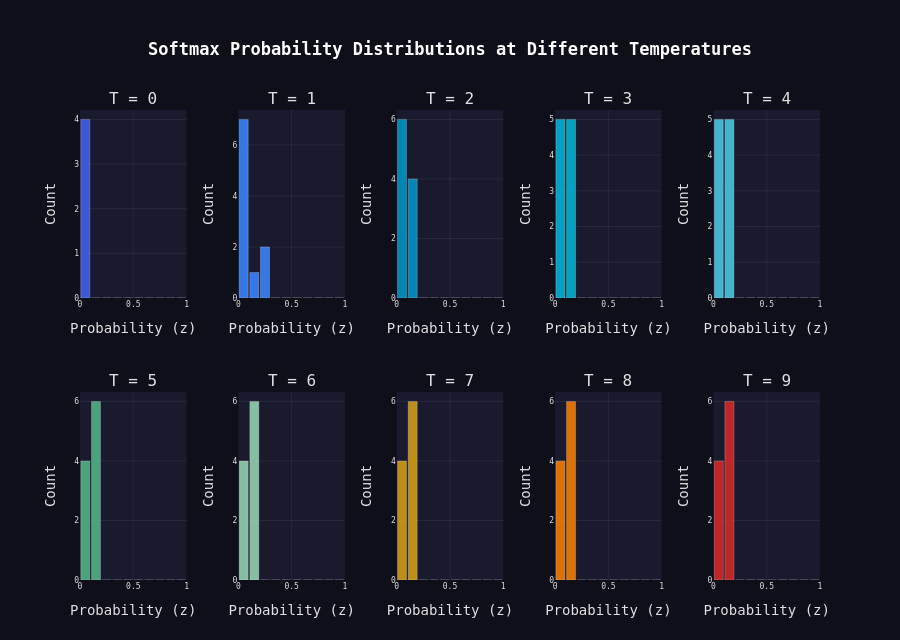

This figure's notebook cell:
### Code cell
import plotly.graph_objects as go
from plotly.subplots import make_subplots
import numpy as np

unique_temps = softmax_df['temperature'].unique()[:10]

# Blue → teal → green → amber → red gradient across temperatures
colors = [
    '#4361ee', '#3a86ff', '#0096c7', '#00b4d8',
    '#48cae4', '#52b788', '#95d5b2', '#d4a017',
    '#f77f00', '#d62828'
]

fig = make_subplots(
    rows=2, cols=5,
    subplot_titles=[f'T = {t}' for t in unique_temps],
    horizontal_spacing=0.07,
    vertical_spacing=0.2
)

bins = np.linspace(0, 1, 11)

for i, t in enumerate(unique_temps):
    row = i // 5 + 1
    col = i % 5 + 1

    z_vals = np.array(softmax_df[softmax_df['temperature'] == t]['z = y / sum(y)'].values[0])
    counts, edges = np.histogram(z_vals, bins=bins)
    bin_centers = (edges[:-1] + edges[1:]) / 2

    mean_z   = z_vals.mean()
    std_z    = z_vals.std()
    entropy  = -np.sum(z_vals * np.log(z_vals + 1e-10))
    max_z    = z_vals.max()
    min_z    = z_vals.min()
    dominant = int(np.argmax(z_vals))

    hover_texts = [
        f'<b>Bin:</b> [{edges[j]:.2f}, {edges[j+1]:.2f})<br>'
        f'<b>Count:</b> {counts[j]}<br>'
        f'──────────────<br>'
        f'<b>Temperature:</b> {t}<br>'
        f'<b>Mean z:</b> {mean_z:.4f}<br>'
        f'<b>Std z:</b> {std_z:.4f}<br>'
        f'<b>Max z:</b> {max_z:.4f} (token {dominant})<br>'
        f'<b>Min z:</b> {min_z:.4f}<br>'
        f'<b>Entropy:</b> {entropy:.4f} nats'
        for j in range(len(counts))
    ]

    fig.add_trace(
        go.Bar(
            x=bin_centers,
            y=counts,
            width=0.085,
            marker=dict(
                color=colors[i],
                line=dict(color='rgba(255,255,255,0.25)', width=1),
                opacity=0.88,
            ),
            hovertext=hover_texts,
            hoverinfo='text',
            name=f'T={t}',
            showlegend=False,
        ),
        row=row, col=col
    )

fig.update_layout(
    title=dict(
        text='<b>Softmax Probability Distributions at Different Temperatures</b>',
        font=dict(size=17, color='white'),
        x=0.5,
        xanchor='center',
    ),
    height=640,
    paper_bgcolor='#0f0f1a',
    plot_bgcolor='#1a1a2e',
    font=dict(color='#e0e0e0', family='monospace'),
    hoverlabel=dict(
        bgcolor='#1e1e3f',
        bordercolor='#4361ee',
        font=dict(color='white', size=12),
    ),
    margin=dict(t=110, b=60),
)

fig.update_xaxes(
    title_text='Probability (z)',
    range=[0, 1],
    tickfont=dict(size=8),
    gridcolor='rgba(255,255,255,0.06)',
    zeroline=False,
)
fig.update_yaxes(
    title_text='Count',
    tickfont=dict(size=8),
    gridcolor='rgba(255,255,255,0.06)',
    zeroline=False,
)

fig.show()

### Figure 1 — Plotly figure (JSON) as saved in the notebook; plotly's stock layout.template omitted (floating-point values rounded to 4 significant figures)
{"data": [{"hoverinfo": "text", "hovertext": ["<b>Bin:</b> [0.00, 0.10)<br><b>Count:</b> 4<br>──────────────<br><b>Temperature:</b> 0<br><b>Mean z:</b> nan<br><b>Std z:</b> nan<br><b>Max z:</b> nan (token 0)<br><b>Min z:</b> nan<br><b>Entropy:</b> nan nats", "<b>Bin:</b> [0.10, 0.20)<br><b>Count:</b> 0<br>──────────────<br><b>Temperature:</b> 0<br><b>Mean z:</b> nan<br><b>Std z:</b> nan<br><b>Max z:</b> nan (token 0)<br><b>Min z:</b> nan<br><b>Entropy:</b> nan nats", "<b>Bin:</b> [0.20, 0.30)<br><b>Count:</b> 0<br>──────────────<br><b>Temperature:</b> 0<br><b>Mean z:</b> nan<br><b>Std z:</b> nan<br><b>Max z:</b> nan (token 0)<br><b>Min z:</b> nan<br><b>Entropy:</b> nan nats", "<b>Bin:</b> [0.30, 0.40)<br><b>Count:</b> 0<br>──────────────<br><b>Temperature:</b> 0<br><b>Mean z:</b> nan<br><b>Std z:</b> nan<br><b>Max z:</b> nan (token 0)<br><b>Min z:</b> nan<br><b>Entropy:</b> nan nats", "<b>Bin:</b> [0.40, 0.50)<br><b>Count:</b> 0<br>──────────────<br><b>Temperature:</b> 0<br><b>Mean z:</b> nan<br><b>Std z:</b> nan<br><b>Max z:</b> nan (token 0)<br><b>Min z:</b> nan<br><b>Entropy:</b> nan nats", "<b>Bin:</b> [0.50, 0.60)<br><b>Count:</b> 0<br>──────────────<br><b>Temperature:</b> 0<br><b>Mean z:</b> nan<br><b>Std z:</b> nan<br><b>Max z:</b> nan (token 0)<br><b>Min z:</b> nan<br><b>Entropy:</b> nan nats", "<b>Bin:</b> [0.60, 0.70)<br><b>Count:</b> 0<br>──────────────<br><b>Temperature:</b> 0<br><b>Mean z:</b> nan<br><b>Std z:</b> nan<br><b>Max z:</b> nan (token 0)<br><b>Min z:</b> nan<br><b>Entropy:</b> nan nats", "<b>Bin:</b> [0.70, 0.80)<br><b>Count:</b> 0<br>──────────────<br><b>Temperature:</b> 0<br><b>Mean z:</b> nan<br><b>Std z:</b> nan<br><b>Max z:</b> nan (token 0)<br><b>Min z:</b> nan<br><b>Entropy:</b> nan nats", "<b>Bin:</b> [0.80, 0.90)<br><b>Count:</b> 0<br>──────────────<br><b>Temperature:</b> 0<br><b>Mean z:</b> nan<br><b>Std z:</b> nan<br><b>Max z:</b> nan (token 0)<br><b>Min z:</b> nan<br><b>Entropy:</b> nan nats", "<b>Bin:</b> [0.90, 1.00)<br><b>Count:</b> 0<br>──────────────<br><b>Temperature:</b> 0<br><b>Mean z:</b> nan<br><b>Std z:</b> nan<br><b>Max z:</b> nan (token 0)<br><b>Min z:</b> nan<br><b>Entropy:</b> nan nats"], "marker": {"color": "#4361ee", "line": {"color": "rgba(255,255,255,0.25)", "width": 1}, "opacity": 0.88}, "name": "T=0", "showlegend": false, "type": "bar", "width": 0.085, "x": [0.05, 0.15, 0.25, 0.35, 0.45, 0.55, 0.65, 0.75, 0.85, 0.95], "xaxis": "x", "y": [4, 0, 0, 0, 0, 0, 0, 0, 0, 0], "yaxis": "y"}, {"hoverinfo": "text", "hovertext": ["<b>Bin:</b> [0.00, 0.10)<br><b>Count:</b> 7<br>──────────────<br><b>Temperature:</b> 1<br><b>Mean z:</b> 0.1000<br><b>Std z:</b> 0.0729<br><b>Max z:</b> 0.2432 (token 6)<br><b>Min z:</b> 0.0314<br><b>Entropy:</b> 2.0653 nats", "<b>Bin:</b> [0.10, 0.20)<br><b>Count:</b> 1<br>──────────────<br><b>Temperature:</b> 1<br><b>Mean z:</b> 0.1000<br><b>Std z:</b> 0.0729<br><b>Max z:</b> 0.2432 (token 6)<br><b>Min z:</b> 0.0314<br><b>Entropy:</b> 2.0653 nats", "<b>Bin:</b> [0.20, 0.30)<br><b>Count:</b> 2<br>──────────────<br><b>Temperature:</b> 1<br><b>Mean z:</b> 0.1000<br><b>Std z:</b> 0.0729<br><b>Max z:</b> 0.2432 (token 6)<br><b>Min z:</b> 0.0314<br><b>Entropy:</b> 2.0653 nats", "<b>Bin:</b> [0.30, 0.40)<br><b>Count:</b> 0<br>──────────────<br><b>Temperature:</b> 1<br><b>Mean z:</b> 0.1000<br><b>Std z:</b> 0.0729<br><b>Max z:</b> 0.2432 (token 6)<br><b>Min z:</b> 0.0314<br><b>Entropy:</b> 2.0653 nats", "<b>Bin:</b> [0.40, 0.50)<br><b>Count:</b> 0<br>──────────────<br><b>Temperature:</b> 1<br><b>Mean z:</b> 0.1000<br><b>Std z:</b> 0.0729<br><b>Max z:</b> 0.2432 (token 6)<br><b>Min z:</b> 0.0314<br><b>Entropy:</b> 2.0653 nats", "<b>Bin:</b> [0.50, 0.60)<br><b>Count:</b> 0<br>──────────────<br><b>Temperature:</b> 1<br><b>Mean z:</b> 0.1000<br><b>Std z:</b> 0.0729<br><b>Max z:</b> 0.2432 (token 6)<br><b>Min z:</b> 0.0314<br><b>Entropy:</b> 2.0653 nats", "<b>Bin:</b> [0.60, 0.70)<br><b>Count:</b> 0<br>──────────────<br><b>Temperature:</b> 1<br><b>Mean z:</b> 0.1000<br><b>Std z:</b> 0.0729<br><b>Max z:</b> 0.2432 (token 6)<br><b>Min z:</b> 0.0314<br><b>Entropy:</b> 2.0653 nats", "<b>Bin:</b> [0.70, 0.80)<br><b>Count:</b> 0<br>──────────────<br><b>Temperature:</b> 1<br><b>Mean z:</b> 0.1000<br><b>Std z:</b> 0.0729<br><b>Max z:</b> 0.2432 (token 6)<br><b>Min z:</b> 0.0314<br><b>Entropy:</b> 2.0653 nats", "<b>Bin:</b> [0.80, 0.90)<br><b>Count:</b> 0<br>──────────────<br><b>Temperature:</b> 1<br><b>Mean z:</b> 0.1000<br><b>Std z:</b> 0.0729<br><b>Max z:</b> 0.2432 (token 6)<br><b>Min z:</b> 0.0314<br><b>Entropy:</b> 2.0653 nats", "<b>Bin:</b> [0.90, 1.00)<br><b>Count:</b> 0<br>──────────────<br><b>Temperature:</b> 1<br><b>Mean z:</b> 0.1000<br><b>Std z:</b> 0.0729<br><b>Max z:</b> 0.2432 (token 6)<br><b>Min z:</b> 0.0314<br><b>Entropy:</b> 2.0653 nats"], "marker": {"color": "#3a86ff", "line": {"color": "rgba(255,255,255,0.25)", "width": 1}, "opacity": 0.88}, "name": "T=1", "showlegend": false, "type": "bar", "width": 0.085, "x": [0.05, 0.15, 0.25, 0.35, 0.45, 0.55, 0.65, 0.75, 0.85, 0.95], "xaxis": "x2", "y": [7, 1, 2, 0, 0, 0, 0, 0, 0, 0], "yaxis": "y2"}, {"hoverinfo": "text", "hovertext": ["<b>Bin:</b> [0.00, 0.10)<br><b>Count:</b> 6<br>──────────────<br><b>Temperature:</b> 2<br><b>Mean z:</b> 0.1000<br><b>Std z:</b> 0.0359<br><b>Max z:</b> 0.1657 (token 6)<br><b>Min z:</b> 0.0595<br><b>Entropy:</b> 2.2412 nats", "<b>Bin:</b> [0.10, 0.20)<br><b>Count:</b> 4<br>──────────────<br><b>Temperature:</b> 2<br><b>Mean z:</b> 0.1000<br><b>Std z:</b> 0.0359<br><b>Max z:</b> 0.1657 (token 6)<br><b>Min z:</b> 0.0595<br><b>Entropy:</b> 2.2412 nats", "<b>Bin:</b> [0.20, 0.30)<br><b>Count:</b> 0<br>──────────────<br><b>Temperature:</b> 2<br><b>Mean z:</b> 0.1000<br><b>Std z:</b> 0.0359<br><b>Max z:</b> 0.1657 (token 6)<br><b>Min z:</b> 0.0595<br><b>Entropy:</b> 2.2412 nats", "<b>Bin:</b> [0.30, 0.40)<br><b>Count:</b> 0<br>──────────────<br><b>Temperature:</b> 2<br><b>Mean z:</b> 0.1000<br><b>Std z:</b> 0.0359<br><b>Max z:</b> 0.1657 (token 6)<br><b>Min z:</b> 0.0595<br><b>Entropy:</b> 2.2412 nats", "<b>Bin:</b> [0.40, 0.50)<br><b>Count:</b> 0<br>──────────────<br><b>Temperature:</b> 2<br><b>Mean z:</b> 0.1000<br><b>Std z:</b> 0.0359<br><b>Max z:</b> 0.1657 (token 6)<br><b>Min z:</b> 0.0595<br><b>Entropy:</b> 2.2412 nats", "<b>Bin:</b> [0.50, 0.60)<br><b>Count:</b> 0<br>──────────────<br><b>Temperature:</b> 2<br><b>Mean z:</b> 0.1000<br><b>Std z:</b> 0.0359<br><b>Max z:</b> 0.1657 (token 6)<br><b>Min z:</b> 0.0595<br><b>Entropy:</b> 2.2412 nats", "<b>Bin:</b> [0.60, 0.70)<br><b>Count:</b> 0<br>──────────────<br><b>Temperature:</b> 2<br><b>Mean z:</b> 0.1000<br><b>Std z:</b> 0.0359<br><b>Max z:</b> 0.1657 (token 6)<br><b>Min z:</b> 0.0595<br><b>Entropy:</b> 2.2412 nats", "<b>Bin:</b> [0.70, 0.80)<br><b>Count:</b> 0<br>──────────────<br><b>Temperature:</b> 2<br><b>Mean z:</b> 0.1000<br><b>Std z:</b> 0.0359<br><b>Max z:</b> 0.1657 (token 6)<br><b>Min z:</b> 0.0595<br><b>Entropy:</b> 2.2412 nats", "<b>Bin:</b> [0.80, 0.90)<br><b>Count:</b> 0<br>──────────────<br><b>Temperature:</b> 2<br><b>Mean z:</b> 0.1000<br><b>Std z:</b> 0.0359<br><b>Max z:</b> 0.1657 (token 6)<br><b>Min z:</b> 0.0595<br><b>Entropy:</b> 2.2412 nats", "<b>Bin:</b> [0.90, 1.00)<br><b>Count:</b> 0<br>──────────────<br><b>Temperature:</b> 2<br><b>Mean z:</b> 0.1000<br><b>Std z:</b> 0.0359<br><b>Max z:</b> 0.1657 (token 6)<br><b>Min z:</b> 0.0595<br><b>Entropy:</b> 2.2412 nats"], "marker": {"color": "#0096c7", "line": {"color": "rgba(255,255,255,0.25)", "width": 1}, "opacity": 0.88}, "name": "T=2", "showlegend": false, "type": "bar", "width": 0.085, "x": [0.05, 0.15, 0.25, 0.35, 0.45, 0.55, 0.65, 0.75, 0.85, 0.95], "xaxis": "x3", "y": [6, 4, 0, 0, 0, 0, 0, 0, 0, 0], "yaxis": "y3"}, {"hoverinfo": "text", "hovertext": ["<b>Bin:</b> [0.00, 0.10)<br><b>Count:</b> 5<br>──────────────<br><b>Temperature:</b> 3<br><b>Mean z:</b> 0.1000<br><b>Std z:</b> 0.0237<br><b>Max z:</b> 0.1420 (token 6)<br><b>Min z:</b> 0.0717<br><b>Entropy:</b> 2.2755 nats", "<b>Bin:</b> [0.10, 0.20)<br><b>Count:</b> 5<br>──────────────<br><b>Temperature:</b> 3<br><b>Mean z:</b> 0.1000<br><b>Std z:</b> 0.0237<br><b>Max z:</b> 0.1420 (token 6)<br><b>Min z:</b> 0.0717<br><b>Entropy:</b> 2.2755 nats", "<b>Bin:</b> [0.20, 0.30)<br><b>Count:</b> 0<br>──────────────<br><b>Temperature:</b> 3<br><b>Mean z:</b> 0.1000<br><b>Std z:</b> 0.0237<br><b>Max z:</b> 0.1420 (token 6)<br><b>Min z:</b> 0.0717<br><b>Entropy:</b> 2.2755 nats", "<b>Bin:</b> [0.30, 0.40)<br><b>Count:</b> 0<br>──────────────<br><b>Temperature:</b> 3<br><b>Mean z:</b> 0.1000<br><b>Std z:</b> 0.0237<br><b>Max z:</b> 0.1420 (token 6)<br><b>Min z:</b> 0.0717<br><b>Entropy:</b> 2.2755 nats", "<b>Bin:</b> [0.40, 0.50)<br><b>Count:</b> 0<br>──────────────<br><b>Temperature:</b> 3<br><b>Mean z:</b> 0.1000<br><b>Std z:</b> 0.0237<br><b>Max z:</b> 0.1420 (token 6)<br><b>Min z:</b> 0.0717<br><b>Entropy:</b> 2.2755 nats", "<b>Bin:</b> [0.50, 0.60)<br><b>Count:</b> 0<br>──────────────<br><b>Temperature:</b> 3<br><b>Mean z:</b> 0.1000<br><b>Std z:</b> 0.0237<br><b>Max z:</b> 0.1420 (token 6)<br><b>Min z:</b> 0.0717<br><b>Entropy:</b> 2.2755 nats", "<b>Bin:</b> [0.60, 0.70)<br><b>Count:</b> 0<br>──────────────<br><b>Temperature:</b> 3<br><b>Mean z:</b> 0.1000<br><b>Std z:</b> 0.0237<br><b>Max z:</b> 0.1420 (token 6)<br><b>Min z:</b> 0.0717<br><b>Entropy:</b> 2.2755 nats", "<b>Bin:</b> [0.70, 0.80)<br><b>Count:</b> 0<br>──────────────<br><b>Temperature:</b> 3<br><b>Mean z:</b> 0.1000<br><b>Std z:</b> 0.0237<br><b>Max z:</b> 0.1420 (token 6)<br><b>Min z:</b> 0.0717<br><b>Entropy:</b> 2.2755 nats", "<b>Bin:</b> [0.80, 0.90)<br><b>Count:</b> 0<br>──────────────<br><b>Temperature:</b> 3<br><b>Mean z:</b> 0.1000<br><b>Std z:</b> 0.0237<br><b>Max z:</b> 0.1420 (token 6)<br><b>Min z:</b> 0.0717<br><b>Entropy:</b> 2.2755 nats", "<b>Bin:</b> [0.90, 1.00)<br><b>Count:</b> 0<br>──────────────<br><b>Temperature:</b> 3<br><b>Mean z:</b> 0.1000<br><b>Std z:</b> 0.0237<br><b>Max z:</b> 0.1420 (token 6)<br><b>Min z:</b> 0.0717<br><b>Entropy:</b> 2.2755 nats"], "marker": {"color": "#00b4d8", "line": {"color": "rgba(255,255,255,0.25)", "width": 1}, "opacity": 0.88}, "name": "T=3", "showlegend": false, "type": "bar", "width": 0.085, "x": [0.05, 0.15, 0.25, 0.35, 0.45, 0.55, 0.65, 0.75, 0.85, 0.95], "xaxis": "x4", "y": [5, 5, 0, 0, 0, 0, 0, 0, 0, 0], "yaxis": "y4"}, {"hoverinfo": "text", "hovertext": ["<b>Bin:</b> [0.00, 0.10)<br><b>Count:</b> 5<br>──────────────<br><b>Temperature:</b> 4<br><b>Mean z:</b> 0.1000<br><b>Std z:</b> 0.0176<br><b>Max z:</b> 0.1307 (token 6)<br><b>Min z:</b> 0.0783<br><b>Entropy:</b> 2.2874 nats", "<b>Bin:</b> [0.10, 0.20)<br><b>Count:</b> 5<br>──────────────<br><b>Temperature:</b> 4<br><b>Mean z:</b> 0.1000<br><b>Std z:</b> 0.0176<br><b>Max z:</b> 0.1307 (token 6)<br><b>Min z:</b> 0.0783<br><b>Entropy:</b> 2.2874 nats", "<b>Bin:</b> [0.20, 0.30)<br><b>Count:</b> 0<br>──────────────<br><b>Temperature:</b> 4<br><b>Mean z:</b> 0.1000<br><b>Std z:</b> 0.0176<br><b>Max z:</b> 0.1307 (token 6)<br><b>Min z:</b> 0.0783<br><b>Entropy:</b> 2.2874 nats", "<b>Bin:</b> [0.30, 0.40)<br><b>Count:</b> 0<br>──────────────<br><b>Temperature:</b> 4<br><b>Mean z:</b> 0.1000<br><b>Std z:</b> 0.0176<br><b>Max z:</b> 0.1307 (token 6)<br><b>Min z:</b> 0.0783<br><b>Entropy:</b> 2.2874 nats", "<b>Bin:</b> [0.40, 0.50)<br><b>Count:</b> 0<br>──────────────<br><b>Temperature:</b> 4<br><b>Mean z:</b> 0.1000<br><b>Std z:</b> 0.0176<br><b>Max z:</b> 0.1307 (token 6)<br><b>Min z:</b> 0.0783<br><b>Entropy:</b> 2.2874 nats", "<b>Bin:</b> [0.50, 0.60)<br><b>Count:</b> 0<br>──────────────<br><b>Temperature:</b> 4<br><b>Mean z:</b> 0.1000<br><b>Std z:</b> 0.0176<br><b>Max z:</b> 0.1307 (token 6)<br><b>Min z:</b> 0.0783<br><b>Entropy:</b> 2.2874 nats", "<b>Bin:</b> [0.60, 0.70)<br><b>Count:</b> 0<br>──────────────<br><b>Temperature:</b> 4<br><b>Mean z:</b> 0.1000<br><b>Std z:</b> 0.0176<br><b>Max z:</b> 0.1307 (token 6)<br><b>Min z:</b> 0.0783<br><b>Entropy:</b> 2.2874 nats", "<b>Bin:</b> [0.70, 0.80)<br><b>Count:</b> 0<br>──────────────<br><b>Temperature:</b> 4<br><b>Mean z:</b> 0.1000<br><b>Std z:</b> 0.0176<br><b>Max z:</b> 0.1307 (token 6)<br><b>Min z:</b> 0.0783<br><b>Entropy:</b> 2.2874 nats", "<b>Bin:</b> [0.80, 0.90)<br><b>Count:</b> 0<br>──────────────<br><b>Temperature:</b> 4<br><b>Mean z:</b> 0.1000<br><b>Std z:</b> 0.0176<br><b>Max z:</b> 0.1307 (token 6)<br><b>Min z:</b> 0.0783<br><b>Entropy:</b> 2.2874 nats", "<b>Bin:</b> [0.90, 1.00)<br><b>Count:</b> 0<br>──────────────<br><b>Temperature:</b> 4<br><b>Mean z:</b> 0.1000<br><b>Std z:</b> 0.0176<br><b>Max z:</b> 0.1307 (token 6)<br><b>Min z:</b> 0.0783<br><b>Entropy:</b> 2.2874 nats"], "marker": {"color": "#48cae4", "line": {"color": "rgba(255,255,255,0.25)", "width": 1}, "opacity": 0.88}, "name": "T=4", "showlegend": false, "type": "bar", "width": 0.085, "x": [0.05, 0.15, 0.25, 0.35, 0.45, 0.55, 0.65, 0.75, 0.85, 0.95], "xaxis": "x5", "y": [5, 5, 0, 0, 0, 0, 0, 0, 0, 0], "yaxis": "y5"}, {"hoverinfo": "text", "hovertext": ["<b>Bin:</b> [0.00, 0.10)<br><b>Count:</b> 4<br>──────────────<br><b>Temperature:</b> 5<br><b>Mean z:</b> 0.1000<br><b>Std z:</b> 0.0140<br><b>Max z:</b> 0.1242 (token 6)<br><b>Min z:</b> 0.0824<br><b>Entropy:</b> 2.2929 nats", "<b>Bin:</b> [0.10, 0.20)<br><b>Count:</b> 6<br>──────────────<br><b>Temperature:</b> 5<br><b>Mean z:</b> 0.1000<br><b>Std z:</b> 0.0140<br><b>Max z:</b> 0.1242 (token 6)<br><b>Min z:</b> 0.0824<br><b>Entropy:</b> 2.2929 nats", "<b>Bin:</b> [0.20, 0.30)<br><b>Count:</b> 0<br>──────────────<br><b>Temperature:</b> 5<br><b>Mean z:</b> 0.1000<br><b>Std z:</b> 0.0140<br><b>Max z:</b> 0.1242 (token 6)<br><b>Min z:</b> 0.0824<br><b>Entropy:</b> 2.2929 nats", "<b>Bin:</b> [0.30, 0.40)<br><b>Count:</b> 0<br>──────────────<br><b>Temperature:</b> 5<br><b>Mean z:</b> 0.1000<br><b>Std z:</b> 0.0140<br><b>Max z:</b> 0.1242 (token 6)<br><b>Min z:</b> 0.0824<br><b>Entropy:</b> 2.2929 nats", "<b>Bin:</b> [0.40, 0.50)<br><b>Count:</b> 0<br>──────────────<br><b>Temperature:</b> 5<br><b>Mean z:</b> 0.1000<br><b>Std z:</b> 0.0140<br><b>Max z:</b> 0.1242 (token 6)<br><b>Min z:</b> 0.0824<br><b>Entropy:</b> 2.2929 nats", "<b>Bin:</b> [0.50, 0.60)<br><b>Count:</b> 0<br>──────────────<br><b>Temperature:</b> 5<br><b>Mean z:</b> 0.1000<br><b>Std z:</b> 0.0140<br><b>Max z:</b> 0.1242 (token 6)<br><b>Min z:</b> 0.0824<br><b>Entropy:</b> 2.2929 nats", "<b>Bin:</b> [0.60, 0.70)<br><b>Count:</b> 0<br>──────────────<br><b>Temperature:</b> 5<br><b>Mean z:</b> 0.1000<br><b>Std z:</b> 0.0140<br><b>Max z:</b> 0.1242 (token 6)<br><b>Min z:</b> 0.0824<br><b>Entropy:</b> 2.2929 nats", "<b>Bin:</b> [0.70, 0.80)<br><b>Count:</b> 0<br>──────────────<br><b>Temperature:</b> 5<br><b>Mean z:</b> 0.1000<br><b>Std z:</b> 0.0140<br><b>Max z:</b> 0.1242 (token 6)<br><b>Min z:</b> 0.0824<br><b>Entropy:</b> 2.2929 nats", "<b>Bin:</b> [0.80, 0.90)<br><b>Count:</b> 0<br>──────────────<br><b>Temperature:</b> 5<br><b>Mean z:</b> 0.1000<br><b>Std z:</b> 0.0140<br><b>Max z:</b> 0.1242 (token 6)<br><b>Min z:</b> 0.0824<br><b>Entropy:</b> 2.2929 nats", "<b>Bin:</b> [0.90, 1.00)<br><b>Count:</b> 0<br>──────────────<br><b>Temperature:</b> 5<br><b>Mean z:</b> 0.1000<br><b>Std z:</b> 0.0140<br><b>Max z:</b> 0.1242 (token 6)<br><b>Min z:</b> 0.0824<br><b>Entropy:</b> 2.2929 nats"], "marker": {"color": "#52b788", "line": {"color": "rgba(255,255,255,0.25)", "width": 1}, "opacity": 0.88}, "name": "T=5", "showlegend": false, "type": "bar", "width": 0.085, "x": [0.05, 0.15, 0.25, 0.35, 0.45, 0.55, 0.65, 0.75, 0.85, 0.95], "xaxis": "x6", "y": [4, 6, 0, 0, 0, 0, 0, 0, 0, 0], "yaxis": "y6"}, {"hoverinfo": "text", "hovertext": ["<b>Bin:</b> [0.00, 0.10)<br><b>Count:</b> 4<br>──────────────<br><b>Temperature:</b> 6<br><b>Mean z:</b> 0.1000<br><b>Std z:</b> 0.0116<br><b>Max z:</b> 0.1200 (token 6)<br><b>Min z:</b> 0.0853<br><b>Entropy:</b> 2.2959 nats", "<b>Bin:</b> [0.10, 0.20)<br><b>Count:</b> 6<br>──────────────<br><b>Temperature:</b> 6<br><b>Mean z:</b> 0.1000<br><b>Std z:</b> 0.0116<br><b>Max z:</b> 0.1200 (token 6)<br><b>Min z:</b> 0.0853<br><b>Entropy:</b> 2.2959 nats", "<b>Bin:</b> [0.20, 0.30)<br><b>Count:</b> 0<br>──────────────<br><b>Temperature:</b> 6<br><b>Mean z:</b> 0.1000<br><b>Std z:</b> 0.0116<br><b>Max z:</b> 0.1200 (token 6)<br><b>Min z:</b> 0.0853<br><b>Entropy:</b> 2.2959 nats", "<b>Bin:</b> [0.30, 0.40)<br><b>Count:</b> 0<br>──────────────<br><b>Temperature:</b> 6<br><b>Mean z:</b> 0.1000<br><b>Std z:</b> 0.0116<br><b>Max z:</b> 0.1200 (token 6)<br><b>Min z:</b> 0.0853<br><b>Entropy:</b> 2.2959 nats", "<b>Bin:</b> [0.40, 0.50)<br><b>Count:</b> 0<br>──────────────<br><b>Temperature:</b> 6<br><b>Mean z:</b> 0.1000<br><b>Std z:</b> 0.0116<br><b>Max z:</b> 0.1200 (token 6)<br><b>Min z:</b> 0.0853<br><b>Entropy:</b> 2.2959 nats", "<b>Bin:</b> [0.50, 0.60)<br><b>Count:</b> 0<br>──────────────<br><b>Temperature:</b> 6<br><b>Mean z:</b> 0.1000<br><b>Std z:</b> 0.0116<br><b>Max z:</b> 0.1200 (token 6)<br><b>Min z:</b> 0.0853<br><b>Entropy:</b> 2.2959 nats", "<b>Bin:</b> [0.60, 0.70)<br><b>Count:</b> 0<br>──────────────<br><b>Temperature:</b> 6<br><b>Mean z:</b> 0.1000<br><b>Std z:</b> 0.0116<br><b>Max z:</b> 0.1200 (token 6)<br><b>Min z:</b> 0.0853<br><b>Entropy:</b> 2.2959 nats", "<b>Bin:</b> [0.70, 0.80)<br><b>Count:</b> 0<br>──────────────<br><b>Temperature:</b> 6<br><b>Mean z:</b> 0.1000<br><b>Std z:</b> 0.0116<br><b>Max z:</b> 0.1200 (token 6)<br><b>Min z:</b> 0.0853<br><b>Entropy:</b> 2.2959 nats", "<b>Bin:</b> [0.80, 0.90)<br><b>Count:</b> 0<br>──────────────<br><b>Temperature:</b> 6<br><b>Mean z:</b> 0.1000<br><b>Std z:</b> 0.0116<br><b>Max z:</b> 0.1200 (token 6)<br><b>Min z:</b> 0.0853<br><b>Entropy:</b> 2.2959 nats", "<b>Bin:</b> [0.90, 1.00)<br><b>Count:</b> 0<br>──────────────<br><b>Temperature:</b> 6<br><b>Mean z:</b> 0.1000<br><b>Std z:</b> 0.0116<br><b>Max z:</b> 0.1200 (token 6)<br><b>Min z:</b> 0.0853<br><b>Entropy:</b> 2.2959 nats"], "marker": {"color": "#95d5b2", "line": {"color": "rgba(255,255,255,0.25)", "width": 1}, "opacity": 0.88}, "name": "T=6", "showlegend": false, "type": "bar", "width": 0.085, "x": [0.05, 0.15, 0.25, 0.35, 0.45, 0.55, 0.65, 0.75, 0.85, 0.95], "xaxis": "x7", "y": [4, 6, 0, 0, 0, 0, 0, 0, 0, 0], "yaxis": "y7"}, {"hoverinfo": "text", "hovertext": ["<b>Bin:</b> [0.00, 0.10)<br><b>Count:</b> 4<br>──────────────<br><b>Temperature:</b> 7<br><b>Mean z:</b> 0.1000<br><b>Std z:</b> 0.0100<br><b>Max z:</b> 0.1170 (token 6)<br><b>Min z:</b> 0.0873<br><b>Entropy:</b> 2.2977 nats", "<b>Bin:</b> [0.10, 0.20)<br><b>Count:</b> 6<br>──────────────<br><b>Temperature:</b> 7<br><b>Mean z:</b> 0.1000<br><b>Std z:</b> 0.0100<br><b>Max z:</b> 0.1170 (token 6)<br><b>Min z:</b> 0.0873<br><b>Entropy:</b> 2.2977 nats", "<b>Bin:</b> [0.20, 0.30)<br><b>Count:</b> 0<br>──────────────<br><b>Temperature:</b> 7<br><b>Mean z:</b> 0.1000<br><b>Std z:</b> 0.0100<br><b>Max z:</b> 0.1170 (token 6)<br><b>Min z:</b> 0.0873<br><b>Entropy:</b> 2.2977 nats", "<b>Bin:</b> [0.30, 0.40)<br><b>Count:</b> 0<br>──────────────<br><b>Temperature:</b> 7<br><b>Mean z:</b> 0.1000<br><b>Std z:</b> 0.0100<br><b>Max z:</b> 0.1170 (token 6)<br><b>Min z:</b> 0.0873<br><b>Entropy:</b> 2.2977 nats", "<b>Bin:</b> [0.40, 0.50)<br><b>Count:</b> 0<br>──────────────<br><b>Temperature:</b> 7<br><b>Mean z:</b> 0.1000<br><b>Std z:</b> 0.0100<br><b>Max z:</b> 0.1170 (token 6)<br><b>Min z:</b> 0.0873<br><b>Entropy:</b> 2.2977 nats", "<b>Bin:</b> [0.50, 0.60)<br><b>Count:</b> 0<br>──────────────<br><b>Temperature:</b> 7<br><b>Mean z:</b> 0.1000<br><b>Std z:</b> 0.0100<br><b>Max z:</b> 0.1170 (token 6)<br><b>Min z:</b> 0.0873<br><b>Entropy:</b> 2.2977 nats", "<b>Bin:</b> [0.60, 0.70)<br><b>Count:</b> 0<br>──────────────<br><b>Temperature:</b> 7<br><b>Mean z:</b> 0.1000<br><b>Std z:</b> 0.0100<br><b>Max z:</b> 0.1170 (token 6)<br><b>Min z:</b> 0.0873<br><b>Entropy:</b> 2.2977 nats", "<b>Bin:</b> [0.70, 0.80)<br><b>Count:</b> 0<br>──────────────<br><b>Temperature:</b> 7<br><b>Mean z:</b> 0.1000<br><b>Std z:</b> 0.0100<br><b>Max z:</b> 0.1170 (token 6)<br><b>Min z:</b> 0.0873<br><b>Entropy:</b> 2.2977 nats", "<b>Bin:</b> [0.80, 0.90)<br><b>Count:</b> 0<br>──────────────<br><b>Temperature:</b> 7<br><b>Mean z:</b> 0.1000<br><b>Std z:</b> 0.0100<br><b>Max z:</b> 0.1170 (token 6)<br><b>Min z:</b> 0.0873<br><b>Entropy:</b> 2.2977 nats", "<b>Bin:</b> [0.90, 1.00)<br><b>Count:</b> 0<br>──────────────<br><b>Temperature:</b> 7<br><b>Mean z:</b> 0.1000<br><b>Std z:</b> 0.0100<br><b>Max z:</b> 0.1170 (token 6)<br><b>Min z:</b> 0.0873<br><b>Entropy:</b> 2.2977 nats"], "marker": {"color": "#d4a017", "line": {"color": "rgba(255,255,255,0.25)", "width": 1}, "opacity": 0.88}, "name": "T=7", "showlegend": false, "type": "bar", "width": 0.085, "x": [0.05, 0.15, 0.25, 0.35, 0.45, 0.55, 0.65, 0.75, 0.85, 0.95], "xaxis": "x8", "y": [4, 6, 0, 0, 0, 0, 0, 0, 0, 0], "yaxis": "y8"}, {"hoverinfo": "text", "hovertext": ["<b>Bin:</b> [0.00, 0.10)<br><b>Count:</b> 4<br>──────────────<br><b>Temperature:</b> 8<br><b>Mean z:</b> 0.1000<br><b>Std z:</b> 0.0087<br><b>Max z:</b> 0.1148 (token 6)<br><b>Min z:</b> 0.0888<br><b>Entropy:</b> 2.2988 nats", "<b>Bin:</b> [0.10, 0.20)<br><b>Count:</b> 6<br>──────────────<br><b>Temperature:</b> 8<br><b>Mean z:</b> 0.1000<br><b>Std z:</b> 0.0087<br><b>Max z:</b> 0.1148 (token 6)<br><b>Min z:</b> 0.0888<br><b>Entropy:</b> 2.2988 nats", "<b>Bin:</b> [0.20, 0.30)<br><b>Count:</b> 0<br>──────────────<br><b>Temperature:</b> 8<br><b>Mean z:</b> 0.1000<br><b>Std z:</b> 0.0087<br><b>Max z:</b> 0.1148 (token 6)<br><b>Min z:</b> 0.0888<br><b>Entropy:</b> 2.2988 nats", "<b>Bin:</b> [0.30, 0.40)<br><b>Count:</b> 0<br>──────────────<br><b>Temperature:</b> 8<br><b>Mean z:</b> 0.1000<br><b>Std z:</b> 0.0087<br><b>Max z:</b> 0.1148 (token 6)<br><b>Min z:</b> 0.0888<br><b>Entropy:</b> 2.2988 nats", "<b>Bin:</b> [0.40, 0.50)<br><b>Count:</b> 0<br>──────────────<br><b>Temperature:</b> 8<br><b>Mean z:</b> 0.1000<br><b>Std z:</b> 0.0087<br><b>Max z:</b> 0.1148 (token 6)<br><b>Min z:</b> 0.0888<br><b>Entropy:</b> 2.2988 nats", "<b>Bin:</b> [0.50, 0.60)<br><b>Count:</b> 0<br>──────────────<br><b>Temperature:</b> 8<br><b>Mean z:</b> 0.1000<br><b>Std z:</b> 0.0087<br><b>Max z:</b> 0.1148 (token 6)<br><b>Min z:</b> 0.0888<br><b>Entropy:</b> 2.2988 nats", "<b>Bin:</b> [0.60, 0.70)<br><b>Count:</b> 0<br>──────────────<br><b>Temperature:</b> 8<br><b>Mean z:</b> 0.1000<br><b>Std z:</b> 0.0087<br><b>Max z:</b> 0.1148 (token 6)<br><b>Min z:</b> 0.0888<br><b>Entropy:</b> 2.2988 nats", "<b>Bin:</b> [0.70, 0.80)<br><b>Count:</b> 0<br>──────────────<br><b>Temperature:</b> 8<br><b>Mean z:</b> 0.1000<br><b>Std z:</b> 0.0087<br><b>Max z:</b> 0.1148 (token 6)<br><b>Min z:</b> 0.0888<br><b>Entropy:</b> 2.2988 nats", "<b>Bin:</b> [0.80, 0.90)<br><b>Count:</b> 0<br>──────────────<br><b>Temperature:</b> 8<br><b>Mean z:</b> 0.1000<br><b>Std z:</b> 0.0087<br><b>Max z:</b> 0.1148 (token 6)<br><b>Min z:</b> 0.0888<br><b>Entropy:</b> 2.2988 nats", "<b>Bin:</b> [0.90, 1.00)<br><b>Count:</b> 0<br>──────────────<br><b>Temperature:</b> 8<br><b>Mean z:</b> 0.1000<br><b>Std z:</b> 0.0087<br><b>Max z:</b> 0.1148 (token 6)<br><b>Min z:</b> 0.0888<br><b>Entropy:</b> 2.2988 nats"], "marker": {"color": "#f77f00", "line": {"color": "rgba(255,255,255,0.25)", "width": 1}, "opacity": 0.88}, "name": "T=8", "showlegend": false, "type": "bar", "width": 0.085, "x": [0.05, 0.15, 0.25, 0.35, 0.45, 0.55, 0.65, 0.75, 0.85, 0.95], "xaxis": "x9", "y": [4, 6, 0, 0, 0, 0, 0, 0, 0, 0], "yaxis": "y9"}, {"hoverinfo": "text", "hovertext": ["<b>Bin:</b> [0.00, 0.10)<br><b>Count:</b> 4<br>──────────────<br><b>Temperature:</b> 9<br><b>Mean z:</b> 0.1000<br><b>Std z:</b> 0.0077<br><b>Max z:</b> 0.1131 (token 6)<br><b>Min z:</b> 0.0900<br><b>Entropy:</b> 2.2996 nats", "<b>Bin:</b> [0.10, 0.20)<br><b>Count:</b> 6<br>──────────────<br><b>Temperature:</b> 9<br><b>Mean z:</b> 0.1000<br><b>Std z:</b> 0.0077<br><b>Max z:</b> 0.1131 (token 6)<br><b>Min z:</b> 0.0900<br><b>Entropy:</b> 2.2996 nats", "<b>Bin:</b> [0.20, 0.30)<br><b>Count:</b> 0<br>──────────────<br><b>Temperature:</b> 9<br><b>Mean z:</b> 0.1000<br><b>Std z:</b> 0.0077<br><b>Max z:</b> 0.1131 (token 6)<br><b>Min z:</b> 0.0900<br><b>Entropy:</b> 2.2996 nats", "<b>Bin:</b> [0.30, 0.40)<br><b>Count:</b> 0<br>──────────────<br><b>Temperature:</b> 9<br><b>Mean z:</b> 0.1000<br><b>Std z:</b> 0.0077<br><b>Max z:</b> 0.1131 (token 6)<br><b>Min z:</b> 0.0900<br><b>Entropy:</b> 2.2996 nats", "<b>Bin:</b> [0.40, 0.50)<br><b>Count:</b> 0<br>──────────────<br><b>Temperature:</b> 9<br><b>Mean z:</b> 0.1000<br><b>Std z:</b> 0.0077<br><b>Max z:</b> 0.1131 (token 6)<br><b>Min z:</b> 0.0900<br><b>Entropy:</b> 2.2996 nats", "<b>Bin:</b> [0.50, 0.60)<br><b>Count:</b> 0<br>──────────────<br><b>Temperature:</b> 9<br><b>Mean z:</b> 0.1000<br><b>Std z:</b> 0.0077<br><b>Max z:</b> 0.1131 (token 6)<br><b>Min z:</b> 0.0900<br><b>Entropy:</b> 2.2996 nats", "<b>Bin:</b> [0.60, 0.70)<br><b>Count:</b> 0<br>──────────────<br><b>Temperature:</b> 9<br><b>Mean z:</b> 0.1000<br><b>Std z:</b> 0.0077<br><b>Max z:</b> 0.1131 (token 6)<br><b>Min z:</b> 0.0900<br><b>Entropy:</b> 2.2996 nats", "<b>Bin:</b> [0.70, 0.80)<br><b>Count:</b> 0<br>──────────────<br><b>Temperature:</b> 9<br><b>Mean z:</b> 0.1000<br><b>Std z:</b> 0.0077<br><b>Max z:</b> 0.1131 (token 6)<br><b>Min z:</b> 0.0900<br><b>Entropy:</b> 2.2996 nats", "<b>Bin:</b> [0.80, 0.90)<br><b>Count:</b> 0<br>──────────────<br><b>Temperature:</b> 9<br><b>Mean z:</b> 0.1000<br><b>Std z:</b> 0.0077<br><b>Max z:</b> 0.1131 (token 6)<br><b>Min z:</b> 0.0900<br><b>Entropy:</b> 2.2996 nats", "<b>Bin:</b> [0.90, 1.00)<br><b>Count:</b> 0<br>──────────────<br><b>Temperature:</b> 9<br><b>Mean z:</b> 0.1000<br><b>Std z:</b> 0.0077<br><b>Max z:</b> 0.1131 (token 6)<br><b>Min z:</b> 0.0900<br><b>Entropy:</b> 2.2996 nats"], "marker": {"color": "#d62828", "line": {"color": "rgba(255,255,255,0.25)", "width": 1}, "opacity": 0.88}, "name": "T=9", "showlegend": false, "type": "bar", "width": 0.085, "x": [0.05, 0.15, 0.25, 0.35, 0.45, 0.55, 0.65, 0.75, 0.85, 0.95], "xaxis": "x10", "y": [4, 6, 0, 0, 0, 0, 0, 0, 0, 0], "yaxis": "y10"}], "layout": {"annotations": [{"font": {"size": 16}, "showarrow": false, "text": "T = 0", "x": 0.072, "xanchor": "center", "xref": "paper", "y": 1, "yanchor": "bottom", "yref": "paper"}, {"font": {"size": 16}, "showarrow": false, "text": "T = 1", "x": 0.286, "xanchor": "center", "xref": "paper", "y": 1, "yanchor": "bottom", "yref": "paper"}, {"font": {"size": 16}, "showarrow": false, "text": "T = 2", "x": 0.5, "xanchor": "center", "xref": "paper", "y": 1, "yanchor": "bottom", "yref": "paper"}, {"font": {"size": 16}, "showarrow": false, "text": "T = 3", "x": 0.714, "xanchor": "center", "xref": "paper", "y": 1, "yanchor": "bottom", "yref": "paper"}, {"font": {"size": 16}, "showarrow": false, "text": "T = 4", "x": 0.928, "xanchor": "center", "xref": "paper", "y": 1, "yanchor": "bottom", "yref": "paper"}, {"font": {"size": 16}, "showarrow": false, "text": "T = 5", "x": 0.072, "xanchor": "center", "xref": "paper", "y": 0.4, "yanchor": "bottom", "yref": "paper"}, {"font": {"size": 16}, "showarrow": false, "text": "T = 6", "x": 0.286, "xanchor": "center", "xref": "paper", "y": 0.4, "yanchor": "bottom", "yref": "paper"}, {"font": {"size": 16}, "showarrow": false, "text": "T = 7", "x": 0.5, "xanchor": "center", "xref": "paper", "y": 0.4, "yanchor": "bottom", "yref": "paper"}, {"font": {"size": 16}, "showarrow": false, "text": "T = 8", "x": 0.714, "xanchor": "center", "xref": "paper", "y": 0.4, "yanchor": "bottom", "yref": "paper"}, {"font": {"size": 16}, "showarrow": false, "text": "T = 9", "x": 0.928, "xanchor": "center", "xref": "paper", "y": 0.4, "yanchor": "bottom", "yref": "paper"}], "font": {"color": "#e0e0e0", "family": "monospace"}, "height": 640, "hoverlabel": {"bgcolor": "#1e1e3f", "bordercolor": "#4361ee", "font": {"color": "white", "size": 12}}, "margin": {"b": 60, "t": 110}, "paper_bgcolor": "#0f0f1a", "plot_bgcolor": "#1a1a2e", "title": {"font": {"color": "white", "size": 17}, "text": "<b>Softmax Probability Distributions at Different Temperatures</b>", "x": 0.5, "xanchor": "center"}, "xaxis": {"anchor": "y", "domain": [0, 0.144], "gridcolor": "rgba(255,255,255,0.06)", "range": [0, 1], "tickfont": {"size": 8}, "title": {"text": "Probability (z)"}, "zeroline": false}, "xaxis10": {"anchor": "y10", "domain": [0.856, 1], "gridcolor": "rgba(255,255,255,0.06)", "range": [0, 1], "tickfont": {"size": 8}, "title": {"text": "Probability (z)"}, "zeroline": false}, "xaxis2": {"anchor": "y2", "domain": [0.214, 0.358], "gridcolor": "rgba(255,255,255,0.06)", "range": [0, 1], "tickfont": {"size": 8}, "title": {"text": "Probability (z)"}, "zeroline": false}, "xaxis3": {"anchor": "y3", "domain": [0.428, 0.572], "gridcolor": "rgba(255,255,255,0.06)", "range": [0, 1], "tickfont": {"size": 8}, "title": {"text": "Probability (z)"}, "zeroline": false}, "xaxis4": {"anchor": "y4", "domain": [0.642, 0.786], "gridcolor": "rgba(255,255,255,0.06)", "range": [0, 1], "tickfont": {"size": 8}, "title": {"text": "Probability (z)"}, "zeroline": false}, "xaxis5": {"anchor": "y5", "domain": [0.856, 1], "gridcolor": "rgba(255,255,255,0.06)", "range": [0, 1], "tickfont": {"size": 8}, "title": {"text": "Probability (z)"}, "zeroline": false}, "xaxis6": {"anchor": "y6", "domain": [0, 0.144], "gridcolor": "rgba(255,255,255,0.06)", "range": [0, 1], "tickfont": {"size": 8}, "title": {"text": "Probability (z)"}, "zeroline": false}, "xaxis7": {"anchor": "y7", "domain": [0.214, 0.358], "gridcolor": "rgba(255,255,255,0.06)", "range": [0, 1], "tickfont": {"size": 8}, "title": {"text": "Probability (z)"}, "zeroline": false}, "xaxis8": {"anchor": "y8", "domain": [0.428, 0.572], "gridcolor": "rgba(255,255,255,0.06)", "range": [0, 1], "tickfont": {"size": 8}, "title": {"text": "Probability (z)"}, "zeroline": false}, "xaxis9": {"anchor": "y9", "domain": [0.642, 0.786], "gridcolor": "rgba(255,255,255,0.06)", "range": [0, 1], "tickfont": {"size": 8}, "title": {"text": "Probability (z)"}, "zeroline": false}, "yaxis": {"anchor": "x", "domain": [0.6, 1], "gridcolor": "rgba(255,255,255,0.06)", "tickfont": {"size": 8}, "title": {"text": "Count"}, "zeroline": false}, "yaxis10": {"anchor": "x10", "domain": [0, 0.4], "gridcolor": "rgba(255,255,255,0.06)", "tickfont": {"size": 8}, "title": {"text": "Count"}, "zeroline": false}, "yaxis2": {"anchor": "x2", "domain": [0.6, 1], "gridcolor": "rgba(255,255,255,0.06)", "tickfont": {"size": 8}, "title": {"text": "Count"}, "zeroline": false}, "yaxis3": {"anchor": "x3", "domain": [0.6, 1], "gridcolor": "rgba(255,255,255,0.06)", "tickfont": {"size": 8}, "title": {"text": "Count"}, "zeroline": false}, "yaxis4": {"anchor": "x4", "domain": [0.6, 1], "gridcolor": "rgba(255,255,255,0.06)", "tickfont": {"size": 8}, "title": {"text": "Count"}, "zeroline": false}, "yaxis5": {"anchor": "x5", "domain": [0.6, 1], "gridcolor": "rgba(255,255,255,0.06)", "tickfont": {"size": 8}, "title": {"text": "Count"}, "zeroline": false}, "yaxis6": {"anchor": "x6", "domain": [0, 0.4], "gridcolor": "rgba(255,255,255,0.06)", "tickfont": {"size": 8}, "title": {"text": "Count"}, "zeroline": false}, "yaxis7": {"anchor": "x7", "domain": [0, 0.4], "gridcolor": "rgba(255,255,255,0.06)", "tickfont": {"size": 8}, "title": {"text": "Count"}, "zeroline": false}, "yaxis8": {"anchor": "x8", "domain": [0, 0.4], "gridcolor": "rgba(255,255,255,0.06)", "tickfont": {"size": 8}, "title": {"text": "Count"}, "zeroline": false}, "yaxis9": {"anchor": "x9", "domain": [0, 0.4], "gridcolor": "rgba(255,255,255,0.06)", "tickfont": {"size": 8}, "title": {"text": "Count"}, "zeroline": false}}}
